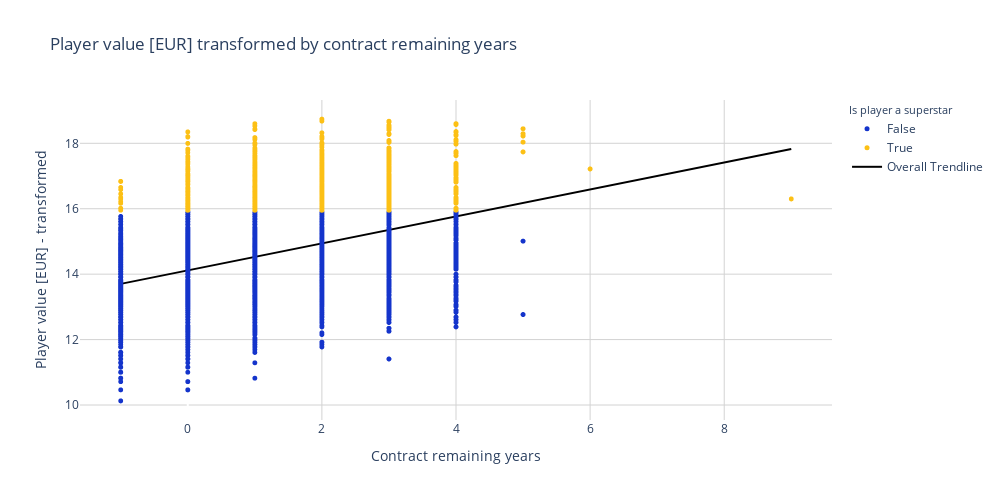

Source (notebook cell):
### Code cell
df["is_superstar"] = df["is_superstar"].astype(bool)

fig = px.scatter(
    df,
    x="contract_remaining_years",
    y="log_value_eur",
    color="is_superstar",
    title="Player value [EUR] transformed by contract remaining years",
    trendline="ols",
    trendline_scope="overall",
    color_discrete_sequence=[utils.COLORS_DICT["blue"], utils.COLORS_DICT["yellow"]],
)

fig.update_traces(marker=dict(size=5), selector=dict(mode="markers"))
fig.update_traces(line=dict(color="black"), selector=dict(mode="lines"))

fig.update_layout(
    legend_title_text="Is player a superstar",
    legend_title_font_size=11,
)

fig.update_layout(
    width=1000,
    height=500,
    xaxis_title="Contract remaining years",
    yaxis_title="Player value [EUR] - transformed",
    plot_bgcolor="white",
    yaxis=dict(gridcolor="lightgray"),
    xaxis=dict(gridcolor="lightgray"),
)

fig.show()

### Figure 1 — Plotly figure (JSON) as saved in the notebook; plotly's stock layout.template omitted (floating-point values rounded to 4 significant figures; data arrays with more than 128 entries replaced by an {"elided": "..."} marker saying what was removed)
{"data": [{"hovertemplate": "is_superstar=False<br>contract_remaining_years=%{x}<br>log_value_eur=%{y}<extra></extra>", "legendgroup": "False", "marker": {"color": "#1434CB", "size": 5, "symbol": "circle"}, "mode": "markers", "name": "False", "showlegend": true, "type": "scattergl", "x": {"elided": "5133 int values"}, "xaxis": "x", "y": {"elided": "5133 float values"}, "yaxis": "y"}, {"hovertemplate": "is_superstar=True<br>contract_remaining_years=%{x}<br>log_value_eur=%{y}<extra></extra>", "legendgroup": "True", "marker": {"color": "#FCC015", "size": 5, "symbol": "circle"}, "mode": "markers", "name": "True", "showlegend": true, "type": "scattergl", "x": {"elided": "835 int values"}, "xaxis": "x", "y": {"elided": "835 float values"}, "yaxis": "y"}, {"hovertemplate": "<b>OLS trendline</b><br>log_value_eur = 0.412023 * contract_remaining_years + 14.1148<br>R<sup>2</sup>=0.159848<br><br>contract_remaining_years=%{x}<br>log_value_eur=%{y} <b>(trend)</b><extra></extra>", "legendgroup": "Overall Trendline", "line": {"color": "black"}, "mode": "lines", "name": "Overall Trendline", "showlegend": true, "type": "scatter", "x": {"elided": "5968 int values"}, "xaxis": "x", "y": {"elided": "5968 float values"}, "yaxis": "y"}], "layout": {"height": 500, "legend": {"title": {"font": {"size": 11}, "text": "Is player a superstar"}, "tracegroupgap": 0}, "plot_bgcolor": "white", "title": {"text": "Player value [EUR] transformed by contract remaining years"}, "width": 1000, "xaxis": {"anchor": "y", "domain": [0, 1], "gridcolor": "lightgray", "title": {"text": "Contract remaining years"}}, "yaxis": {"anchor": "x", "domain": [0, 1], "gridcolor": "lightgray", "title": {"text": "Player value [EUR] - transformed"}}}}
